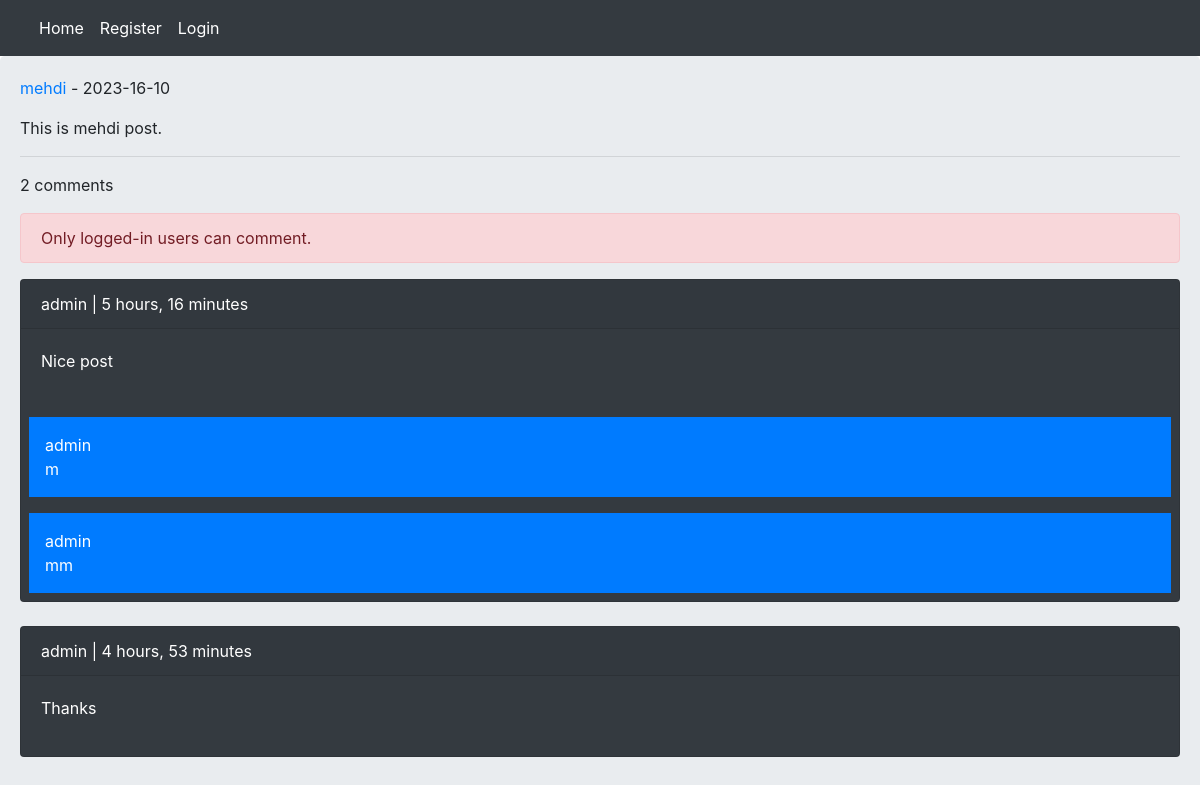
/post/3/this-is-mehdi-post/, run on the app's committed database.
### home/models.py (models this page shows, shortened)
class Post(models.Model):
    user = models.ForeignKey(User, on_delete=models.CASCADE, related_name='posts')
    body = models.TextField()
    slug = models.SlugField()
    title = models.CharField(max_length=100, null=True, blank=True)
    created = models.DateTimeField(auto_now_add=True)
    updated = models.DateTimeField(auto_now=True)
    class Meta:
        ordering = ('-updated', )

class Comment(models.Model):
    user = models.ForeignKey(User, on_delete=models.CASCADE, related_name='ucomments')
    post = models.ForeignKey(Post, on_delete=models.CASCADE, related_name='pcomments')
    reply = models.ForeignKey('self', on_delete=models.CASCADE, related_name='rcomments', blank=True, null=True)
    is_reply = models.BooleanField(default=False)
    body = models.TextField(max_length=400)
    created = models.DateTimeField(auto_now_add=True)

### home/views.py (the view, shortened to what this page needs)
# urls.py: path('post/<int:post_id>/<slug:post_slug>/', views.PostDetailView.as_view(), name='post_detail'),
class PostDetailView(View):
    form_class = CommentCreateForm
    form_class_reply = CommentReplyForm
    def setup(self, request, *args, **kwargs):
        self.post_instance = get_object_or_404(Post, pk=kwargs['post_id'], slug=kwargs['post_slug'])
        return super().setup(request, *args, **kwargs)
    def get(self, request, *args, **kwargs):
        comments = self.post_instance.pcomments.filter(is_reply=False)
        can_like = False
        if request.user.is_authenticated and self.post_instance.user_can_like(request.user):
            can_like = True
        return render(request, 'home/detail.html', {'post': self.post_instance, 'comments': comments, 'form': self.form_class, 'reply_form': self.form_class_reply, 'can_like': can_like})

### home/templates/home/detail.html (shortened to what this page needs)
{% extends 'base.html' %}
{% block content %}
    <p><a href="{% url 'account:user_profile' post.user.id %}" >{{ post.user.username }}</a> - {{ post.updated|date:"Y-H-d" }}</p>
    <p>{{ post.body }}</p><hr/>
    <p>{{ comments.count }} comments</p>
    {% if request.user.is_authenticated %}
        <a href="{% url 'home:post_like' post.id %}" class="{% if can_like %}disabled{% endif %} btn btn-primary col-md-2">Like {{ post.likes_count }}</a>
        <form action="" method="post">
            {% csrf_token %}
            {{ form.as_p }}
            <input type="submit" value="Send">
        </form><br/>
    {% else %}
        <p class="alert alert-danger">Only logged-in users can comment.</p>
    {% endif %}
    {% for comment in comments %}
        <div class="card bg-dark text-white">
            <p class="card-header">{{ comment.user }} | {{ comment.created |timesince }}</p>
            <p class="card-body">{{ comment.body }}</p>
            {% with replies=comment.rcomments.all %}
                {% for reply in comment.rcomments.all %}
                    <p class="bg-primary p-3 m-2">{{ reply.user }}<br/>{{ reply.body }}</p>
                {% endfor %}
            {% endwith %}
        </div><br/>
    {% empty %}
        <p>No comment yet</p>
    {% endfor %}
{% endblock %}

### templates/base.html (shortened to what this page needs)
<!DOCTYPE html>
<html lang="en">
<head>
    <link rel="stylesheet" href="https://cdn.jsdelivr.net/npm/bootstrap@4.3.1/dist/css/bootstrap.min.css">
</head>
<body>
    {% include 'inc/navbar.html' %}
    <div class="jumbotron">
        {% block content %}{% endblock %}
    </div>
</body>
</html>

### templates/inc/navbar.html
<nav class="navbar navbar-expand-lg navbar-dark bg-dark">
    <div class="container-fluid">
        <div class="navbar-nav">
          <a class="nav-link active" href="{% url 'home:home' %}">Home</a>
            {% if request.user.is_authenticated %}
                <a class="nav-link active" href="{% url 'account:user_profile' request.user.id %}">Profile</a>
                <a class="nav-link active" href="{% url 'account:user_logout' %}">Logout</a>
            {% else %}
                <a class="nav-link active" href="{% url 'account:user_register' %}">Register</a>
                <a class="nav-link active" href="{% url 'account:user_login' %}">Login</a>
            {% endif %}
        </div>
    </div>
</nav>

### templates/base.html (style rules this page uses)
.jumbotron { padding: 20px; margin-bottom: 20px; background-color: #e9ecef; }

### data on the page
Post: user.username "mehdi", updated "2023-16-10", body "This is mehdi post."
Comment: user "admin", created "5 hours, 16 minutes", body "Nice post"
Comment: user "admin", body "m"
Comment: user "admin", body "mm"
Comment: user "admin", created "4 hours, 53 minutes", body "Thanks"

### other printed values
{{ comments.count }} "2"
